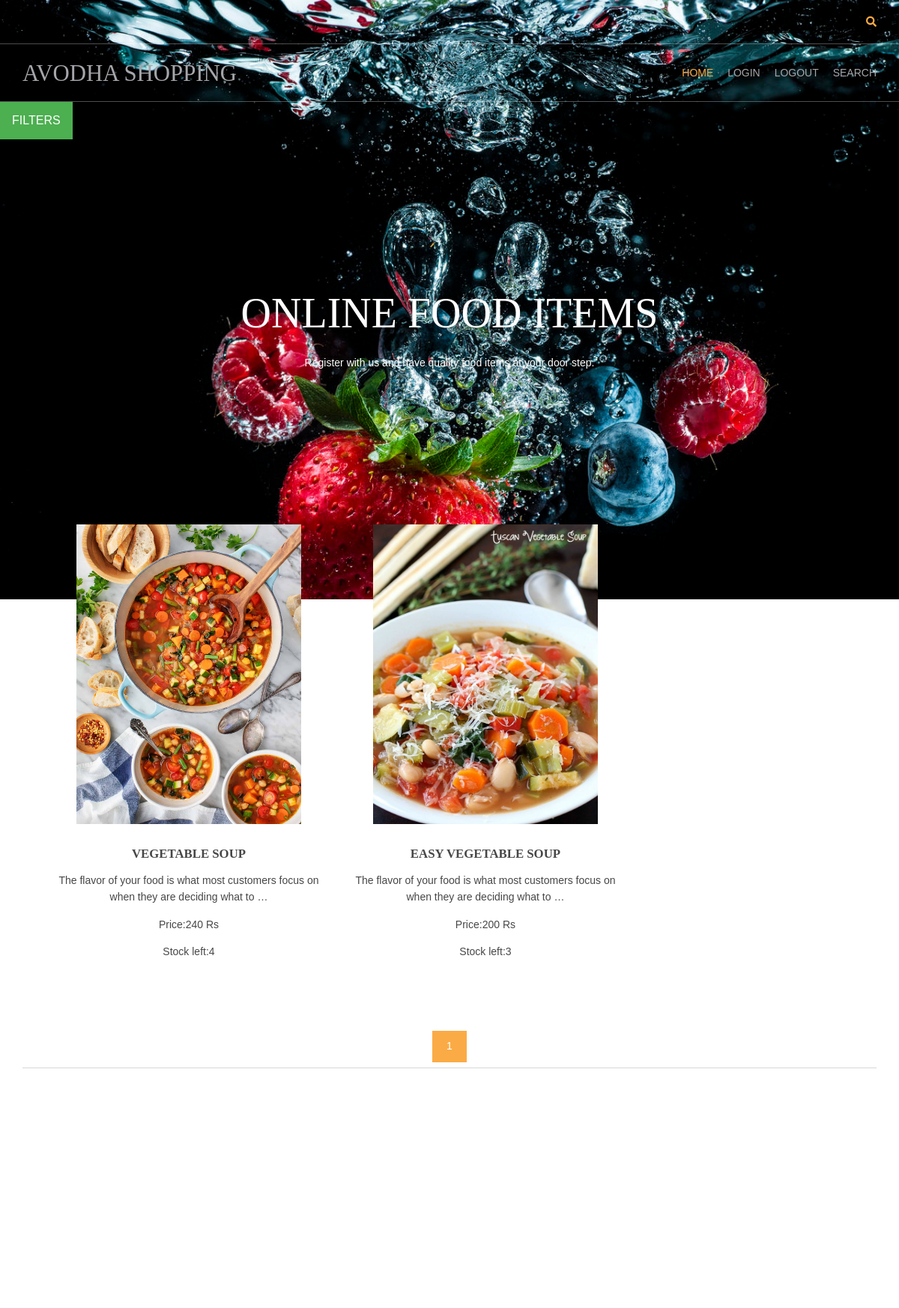
Screenshot of /vegetables-receipe/ with the database file from the repository.
### shop/models.py (models this page shows, shortened)
class product(models.Model):
    name=models.CharField(max_length=150,unique=True)
    slug=models.SlugField(max_length=150,unique=True)
    img=models.ImageField(upload_to='product')
    desc=models.TextField()
    stock=models.IntegerField()
    available=models.BooleanField()
    price=models.IntegerField()
    category=models.ForeignKey(categ,on_delete=models.CASCADE)

### shop/views.py (the view)
# urls.py: 2. Add a URL to urlpatterns:  path('', views.home, name='home')
def home(request,c_slug=None):
    c_page=None
    prodt=None
    if c_slug!=None:
        c_page=get_object_or_404(categ,slug=c_slug)
        prodt=product.objects.filter(category=c_page,available=True)
    else:
        prodt=product.objects.all().filter(available=True)
    cat=categ.objects.all()
    paginator=Paginator(prodt,6)
    try:
        page=int(request.GET.get('page','1'))
    except:
        page=1
    try:
        pro=paginator.page(page)
    except(EmptyPage,InvalidPage):
        pro=paginator.page(paginator.num_pages)
    return render(request,'index.html',{'pr':prodt,'ct':cat,'pg':pro})

### shop/models.py (called while the page is built)
    def get_url(self):
        return reverse('prod_cat',args=[self.slug])

### templates/index.html (shortened to what this page needs)
{% extends 'base.html' %}
{% load static %}
{% block content %}
<html lang="">
<head>
<link href="{% static 'hm/layout/styles/layout.css' %}" rel="stylesheet" type="text/css" media="all">
</head>
<body id="top">
<div class="wrapper row3">
  <main class="hoc container clear">
</body>
</html>
{% endblock %}

### templates/base.html (shortened to what this page needs)
{% load static %}
<html lang="">
<head>
<link href="{% static 'hm/layout/styles/layout.css' %}" rel="stylesheet" type="text/css" media="all">
</head>
<body id="top">
<div class="bgdedoverlay" style="background-image:url({% static 'hm/images/demo/backgrounds/bg1.jpg' %});">
  <div class="wrapper row0">
    <div id="topbar" class="hoc clear">
      <div class="fl_right">
        <ul class="nospace">
          <li id="searchform">
          </li>
        </ul>
      </div>
    </div>
  </div>
  <div class="wrapper row1">
    <header id="header" class="hoc clear">
      <div id="logo" class="fl_left">
        <h1><a href="/">AVODHA SHOPPING</a></h1>
      </div>
      <nav id="mainav" class="fl_right">
        <ul class="clear">
          <li class="active"><a href="index.html">HOME</a></li>
          <li><a class="active" href="#">LOGIN</a></li>
          <li><a class="active" href="#">LOGOUT</a></li>
          <li><a class="active" href="#">SEARCH</a></li>
        </ul>
      </nav>
    </header>
  </div>
  <div class="dropdown">
    <button class="dropbtn">FILTERS</button>
  </div>
  <div id="pageintro" class="hoc clear">
    <article>
      <h3 class="heading">ONLINE FOOD ITEMS</h3>
      <p>Register with us and have quality food items at your door step.</p>
    </article>
  </div>
</div>
<div class="wrapper row3">
  <main class="hoc container clear">
    <section id="introblocks">
      <ul class="nospace group btmspace-80">
        {% for i in pr %}
        <li class="one_third">
          <figure><a class="imgover" href="{{i.get_url}}"><img src="{{i.img.url}}" alt="" style="height: 400px;width: 300px;"></a>
            <figcaption>
              <h6 class="heading">{{i.name}}</h6>
              <p>{{i.desc|truncatewords:17}}</p>
              <p>Price:{{i.price}} Rs</p>
              <p>Stock left:{{i.stock}}</p>
            </figcaption>
          </figure>
        </li>
        {% endfor %}
      </ul>
    </section>
    <center>
      {% for p in pg.paginator.page_range %}
      <a href="?page={{p}}" class="btn btn-light btn-sm {% if pg.number == p %} active {% endif %}">{{p}}</a>
      {% endfor %}
    </center>
    <hr class="btmspace-80">
  </main>
</div>
{% block content %}
{% endblock %}
</body>
</html>

### static/hm/layout/styles/layout.css (style rules this page uses)
.row1 { border:solid; border-width:1px 0; }
#topbar { padding:20px 0; font-size:.8rem; text-transform:uppercase; }
#topbar ul li { display:inline-block; margin-right:15px; }
#topbar ul li:last-child { margin-right:0; padding-right:0; border-right:none; }
#topbar #searchform { position:relative; line-height:1; z-index:9999; }
#topbar #searchform::after { display:block; height:18px; line-height:18px; padding:0; font-family:"Font Awesome\ 5 Free"; font-weight:900; font-size:1rem; content:"\f002"; }
#topbar #searchform ::placeholder { text-transform:capitalize; }
#header #logo { margin:22px 0 0 0; }
#header #logo h1 { margin:0; padding:0; font-size:2.2rem; text-transform:uppercase; }
#pageintro { padding:200px 0 300px; }
#pageintro article, #pageintro article p { display:block; max-width:75%; margin:0 auto; text-align:center; }
#pageintro article p { max-width:65%; line-height:2rem; }
#pageintro .heading { margin-bottom:20px; font-size:4rem; }
.container { padding:80px 0; }
#introblocks { display:block; position:relative; margin:-180px 0 0 0; z-index:1; text-align:center; }
#introblocks figure figcaption { display:block; padding:30px 0 0 0; text-align:center; }
#introblocks figure figcaption .heading { font-size:1.2rem; font-weight:700; margin-bottom:0; }
*, *::before, *::after { transition:all .3s ease-in-out; }
nav ul, nav ol { margin:0; padding:0; list-style:none; }
#mainav, #breadcrumb, .sidebar nav { line-height:normal; }
#mainav ul { text-transform:uppercase; }
#mainav li { display:inline-block; position:relative; margin:0 15px 0 0; padding:0; }
#mainav li:last-child { margin-right:0; }
#mainav li a { display:block; padding:30px 0; }
body { color:#A5A6AA; background-color:#1C1D21; }
a { color:#FBAB45; }
hr, .borderedbox { border-color:#D7D7D7; }
.btn, .btn.inverse:hover { color:#FFFFFF; background-color:#FBAB45; border-color:#FBAB45; }
.imgover, .imgover:hover::after { color:#FFFFFF; }
.row1 { border-color:rgba(255,255,255,.3); }
.row3 { color:#474747; background-color:#FFFFFF; }
#topbar #searchform { color:#FBAB45; }
#header #logo h1 a { color:inherit; }
#pageintro { color:#FFFFFF; }
#mainav li a { color:inherit; }
#mainav .active a, #mainav a:hover, #mainav li:hover > a { color:#FBAB45; background-color:inherit; }
@media screen and (min-width:1140px) { .hoc { max-width:1140px; } }

### templates/base.html (style rules this page uses)
.bgdedoverlay { height: 100%; background-size: cover; background-position: center; background-repeat: no-repeat; }
.dropbtn { background-color: #4CAF50; color: white; padding: 16px; font-size: 16px; border: none; cursor: pointer; }
.dropdown { position: relative; display: inline-block; }

### rows the page displays
product: img (picture), name "VEGETABLE SOUP", desc "The flavor of your food is what most customers focus on when they are deciding what to …", price "240", stock "4"
product: img (picture), name "EASY VEGETABLE SOUP", desc "The flavor of your food is what most customers focus on when they are deciding what to …", price "200", stock "3"

### other values shown
{{ p }} "1"
